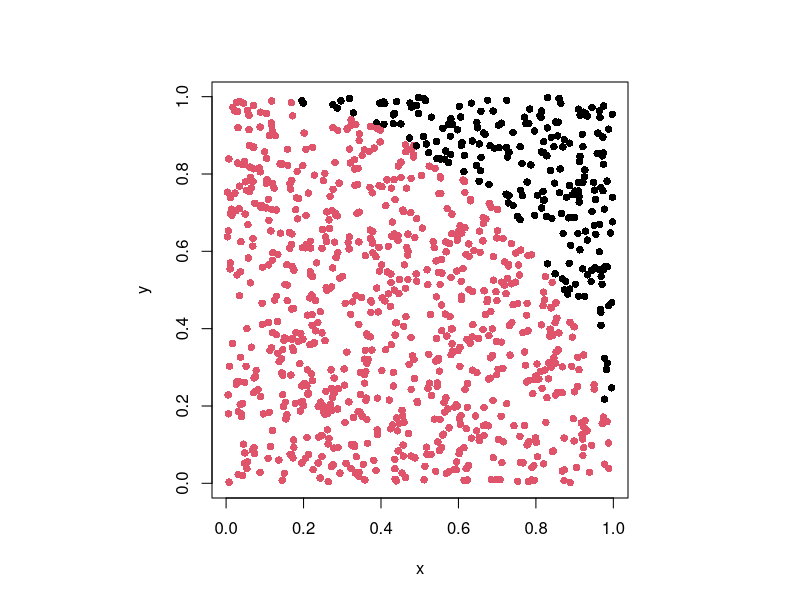
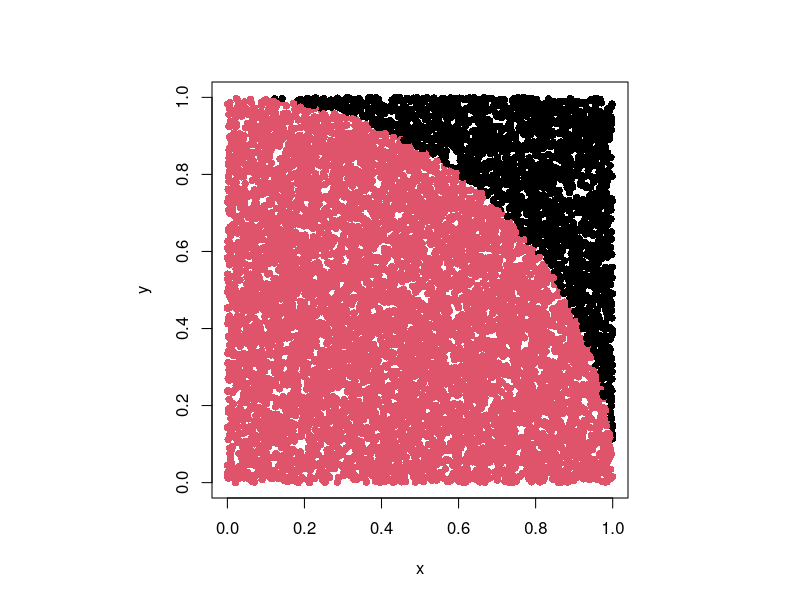
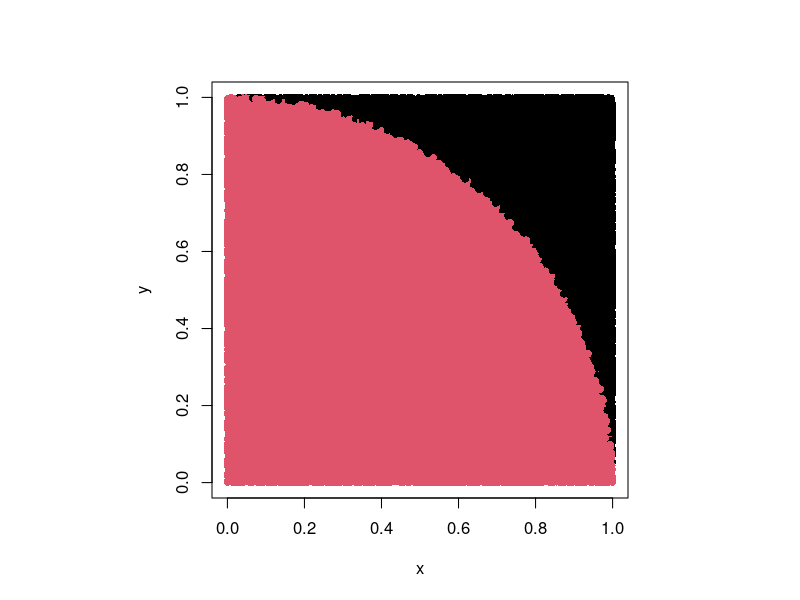
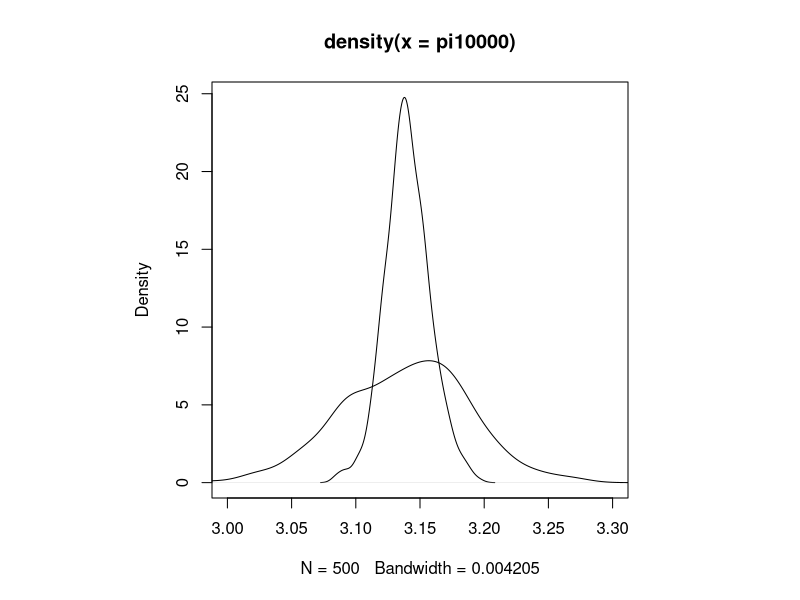

Write R code to recreate these figures, in order.
MCPiEstimate=function(N=1000, pl=TRUE) { ## N is the number of random draws to take inside the unit square.  If no N is specified, the default is 1000.  pl is an indicator of whether to plot the points
x=runif(N) ## draw the x coordinate randomly and uniformly from the interval (0,1)
y=runif(N) ## draw the y coordinate randomly and uniformly from the interval (0,1)
incircle=(sqrt(x^2+y^2)<1) ## Determine whether each point is in the unit circle
par(pty="s") ## To tell the plot region to be square - it is rectangular by default
if(pl){plot(x,y,col=incircle+1,pch=16)} #plot the x,y pairs with incirle in red (col=2) and out of cirle in black (col=1)
p=sum(incircle/N) ## proportion of random points in the circle
return(p*4)} ## Monte Carlo estimate of pi, output of the function

MCPiEstimate(1000)
MCPiEstimate(10000)
MCPiEstimate(100000)
pi1000=replicate(500,MCPiEstimate(1000, pl=F))
pi10000=replicate(500,MCPiEstimate(10000, pl=F))
pi1000
pi10000
mean(pi1000)
mean(pi10000)
sd(pi1000)
sd(pi10000)
plot(density(pi10000),xlim=c(3,3.3))
lines(density(pi1000))
